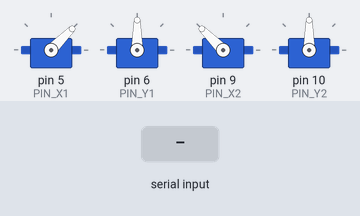
Bench run of a sketch on a simulated Arduino Uno, built with avr-gcc and run on an emulated ATmega328P. Parts: 4 × servo. The test bench sets the inputs (shaded band).

Above: at 1.2 s.
1.3 s: "90,45,200\n" received over Serial
At 2.4 s:
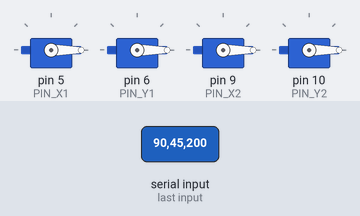
2.8 s: "90,45,200,10\n" received over Serial
At 3.7 s:
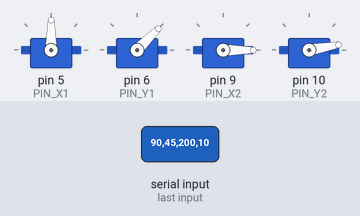
4.3 s: "30,150,10,200\n" received over Serial
At 4.8 s:
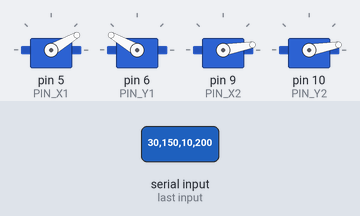
Timing chart, 0 to 7.3 s (numbered marks = the images above; inputs shaded):
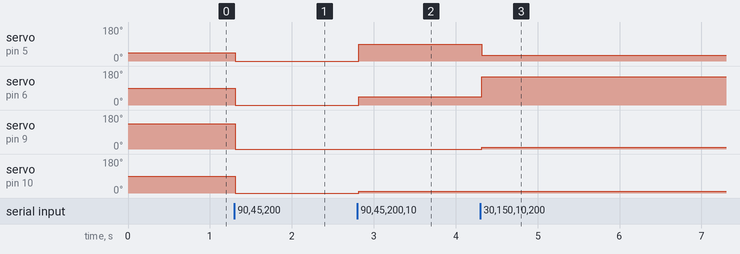

The sketch:

arduino_code_2_cameras.ino
```cpp
#include <Servo.h>

// Define constants
const int PIN_X1 = 5;
const int PIN_Y1 = 6;
const int PIN_X2 = 9;
const int PIN_Y2 = 10;

const int SERVO_MIN = 0;
const int SERVO_MAX = 180;
const int SERVO_X1_INIT = 45;
const int SERVO_Y1_INIT = 90;
const int SERVO_X2_INIT = 135;
const int SERVO_Y2_INIT = 90;

const int BAUDRATE = 9600;

// Initial settings
Servo servoX1, servoY1, servoX2, servoY2;
int currentX1 = SERVO_X1_INIT, currentY1 = SERVO_Y1_INIT, currentX2 = SERVO_X2_INIT, currentY2 = SERVO_Y2_INIT;
int newX1, newY1, newX2, newY2;
String x1str, y1str, x2str, y2str;
String incomingData;

// Function prototypes;
void parseCommand(String data);
void updateServoAngles();

// Setup Function
void setup() {
  Serial.begin(BAUDRATE);
  servoX1.attach(PIN_X1);
  servoY1.attach(PIN_Y1);
  servoX2.attach(PIN_X2);
  servoY2.attach(PIN_Y2);
  servoX1.write(SERVO_X1_INIT);
  servoY1.write(SERVO_Y1_INIT);
  servoX2.write(SERVO_X2_INIT);
  servoY2.write(SERVO_Y2_INIT);
}

// Loop Function
void loop() {
  while (Serial.available()) {
    char c = Serial.read();
    if (c == '\n') {
      parseCommand(incomingData);
      updateServoAngles();
      incomingData = "";
    } else {
      incomingData += c;
    }
  }
}

// Parse the command string and convert it to angle values
void parseCommand(String data) {
  data.trim();
  int firstComma = data.indexOf(',');
  int secondComma = data.indexOf(',', firstComma + 1);
  int thirdComma = data.indexOf(',', secondComma + 1);
  if (firstComma != -1 && secondComma != -1 && thirdComma != -1) {
    x1str = data.substring(0, firstComma);
    y1str = data.substring(firstComma + 1, secondComma);
    x2str = data.substring(secondComma + 1, thirdComma);
    y2str = data.substring(thirdComma + 1);
    newX1 = x1str.toInt();
    newY1 = y1str.toInt();
    newX2 = x2str.toInt();
    newY2 = y2str.toInt();
  }
}

// Update the servo angles only if they differ from the current ones
void updateServoAngles() {
  if (newX1 != currentX1 && newX1 >= SERVO_MIN && newX1 <= SERVO_MAX) {
    servoX1.write(newX1);
    currentX1 = newX1;
  }
  if (newY1 != currentY1  && newY1 >= SERVO_MIN && newY1 <= SERVO_MAX) {
    servoY1.write(newY1);
    currentY1 = newY1;
  }
  if (newX2 != currentX2 && newX2 >= SERVO_MIN && newX2 <= SERVO_MAX) {
    servoX2.write(newX2);
    currentX2 = newX2;
  }
  if (newY2 != currentY2  && newY2 >= SERVO_MIN && newY2 <= SERVO_MAX) {
    servoY2.write(newY2);
    currentY2 = newY2;
  }
}
```

Measured:
- after the input at 1.3 s, servo on pin 5 (PIN_X1): 45° → 0° at once; servo on pin 6 (PIN_Y1), servo on pin 10 (PIN_Y2): 90° → 0° at once; servo on pin 9 (PIN_X2): 135° → 0° at once
- after the input at 2.8 s, servo on pin 5 (PIN_X1): 0° → 90° at once; servo on pin 6 (PIN_Y1): 0° → 45° at once; servo on pin 10 (PIN_Y2): 0° → 10° at once
- after the input at 4.3 s, servo on pin 5 (PIN_X1): 90° → 30° at once; servo on pin 6 (PIN_Y1): 45° → 150° at once; servo on pin 9 (PIN_X2): 0° → 10° at once
